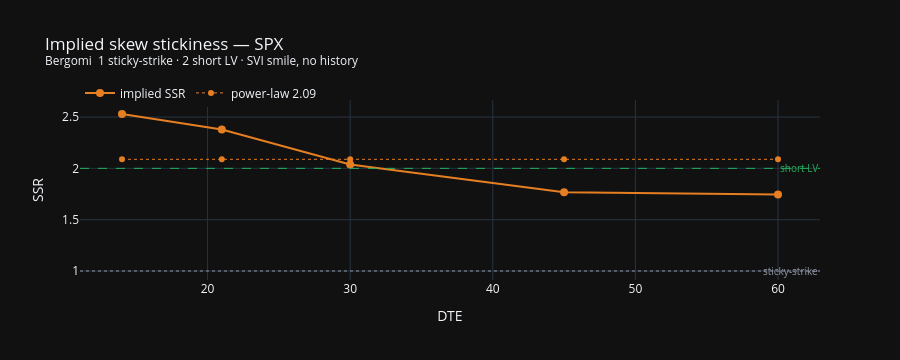

The notebook cell this image was saved under:
### Code cell
from ssr import implied_ssr

# Implied SSR (Bergomi, today's smile only): R = 2 + d ln|S_T| / d ln T
# 1 sticky-strike, 2 short-dated local vol. No ES / VIX — skew vs DTE on the SVI grid.
# Realized in the cell above is on the same scale (1 sticky-strike, 0 sticky-delta).
IMP_DTE = SSR_DTE if "SSR_DTE" in dir() else 30

imp = implied_ssr(data["surface_x"], data["surface_y"], data.get("surface_sv") or data["surface_z"])
if imp.empty or imp["ssr"].dropna().empty:
    raise RuntimeError("Implied SSR empty — need ≥3 tenors on the live IV grid.")

r30 = float(np.interp(IMP_DTE, imp["dte"], imp["ssr"]))
s30 = float(np.interp(IMP_DTE, imp["dte"], imp["S"]))
gamma = float(imp["gamma"].iloc[0])
r_star = float(imp["ssr_power"].iloc[0])
r_real_bergomi = float(latest.ssr) if "latest" in dir() else float("nan")
regime = "sticky-strike" if r30 < 1.5 else "LV-like"

display(pd.DataFrame(
    [
        (f"Implied SSR {IMP_DTE:.0f}d", f"{r30:.2f}  ({regime})"),
        ("Implied SSR power-law", f"{r_star:.2f}  (γ={gamma:.2f})"),
        ("Realized 10d (Bergomi scale)", f"{r_real_bergomi:.2f}  (= realized cell)" if np.isfinite(r_real_bergomi) else "—"),
        (f"S_T {IMP_DTE:.0f}d (ATM dσ/d ln K)", f"{s30:.1f} vol pts / ln K"),
        ("Tenors", f"{int(imp.dte.min())}–{int(imp.dte.max())}d  n={len(imp)}"),
    ],
    columns=["metric", "value"],
))

fig = go.Figure()
fig.add_scatter(x=imp["dte"], y=imp["ssr"], name="implied SSR", mode="lines+markers",
                line=dict(color="#e67e22", width=2), marker=dict(size=8))
fig.add_scatter(x=imp["dte"], y=imp["ssr_power"], name=f"power-law {r_star:.2f}",
                line=dict(color="#e67e22", width=1, dash="dot"))
fig.add_hline(y=1, line=dict(color="#8f96a3", width=1, dash="dot"))
fig.add_hline(y=2, line=dict(color="#27ae60", width=1, dash="dash"))
fig.update_layout(
    title=f"Implied skew stickiness — {INDEX}<br><sup>Bergomi  1 sticky-strike · 2 short LV · SVI smile, no history</sup>",
    template="plotly_dark", height=360, hovermode="x unified",
    yaxis_title="SSR", xaxis_title="DTE",
    legend=dict(orientation="h", y=1.12),
    annotations=[
        dict(x=1, y=1, xref="paper", yref="y", text="sticky-strike", showarrow=False, font=dict(color="#8f96a3", size=10), xanchor="right"),
        dict(x=1, y=2, xref="paper", yref="y", text="short LV", showarrow=False, font=dict(color="#27ae60", size=10), xanchor="right"),
    ],
)
fig.show()

### Figure 1 — Plotly figure (JSON) as saved in the notebook; plotly's stock layout.template omitted (floating-point values rounded to 4 significant figures)
{"data": [{"line": {"color": "#e67e22", "width": 2}, "marker": {"size": 8}, "mode": "lines+markers", "name": "implied SSR", "type": "scatter", "x": [14.0, 21.0, 30.0, 45.0, 60.0], "y": [2.53, 2.379, 2.037, 1.768, 1.746]}, {"line": {"color": "#e67e22", "dash": "dot", "width": 1}, "name": "power-law 2.09", "type": "scatter", "x": [14.0, 21.0, 30.0, 45.0, 60.0], "y": [2.088, 2.088, 2.088, 2.088, 2.088]}], "layout": {"annotations": [{"font": {"color": "#8f96a3", "size": 10}, "showarrow": false, "text": "sticky-strike", "x": 1, "xanchor": "right", "xref": "paper", "y": 1, "yref": "y"}, {"font": {"color": "#27ae60", "size": 10}, "showarrow": false, "text": "short LV", "x": 1, "xanchor": "right", "xref": "paper", "y": 2, "yref": "y"}], "height": 360, "hovermode": "x unified", "legend": {"orientation": "h", "y": 1.12}, "shapes": [{"line": {"color": "#8f96a3", "dash": "dot", "width": 1}, "type": "line", "x0": 0, "x1": 1, "xref": "x domain", "y0": 1, "y1": 1, "yref": "y"}, {"line": {"color": "#27ae60", "dash": "dash", "width": 1}, "type": "line", "x0": 0, "x1": 1, "xref": "x domain", "y0": 2, "y1": 2, "yref": "y"}], "title": {"text": "Implied skew stickiness — SPX<br><sup>Bergomi  1 sticky-strike · 2 short LV · SVI smile, no history</sup>"}, "xaxis": {"title": {"text": "DTE"}}, "yaxis": {"title": {"text": "SSR"}}}}
